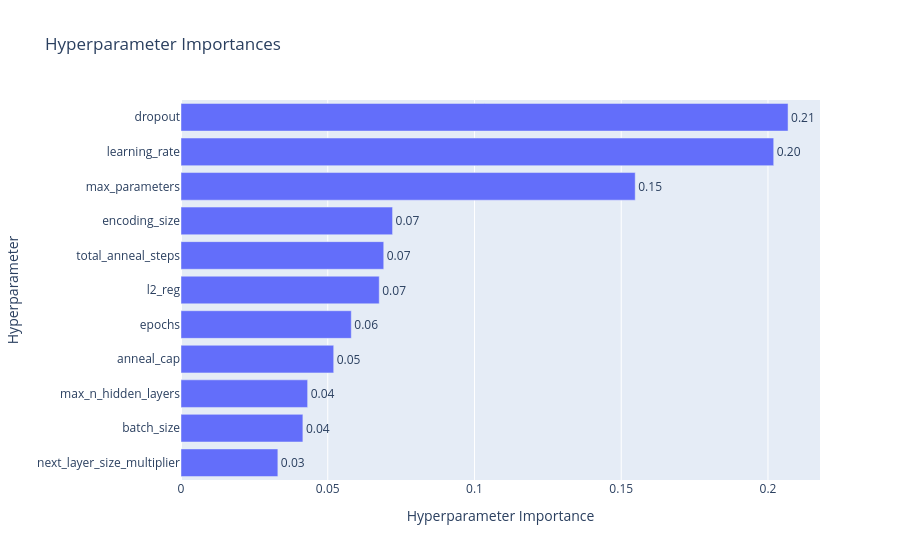

Notebook cell for this chart:
### Code cell
optuna.visualization.plot_param_importances(optuna_study)

### Figure 1 — Plotly figure (JSON) as saved in the notebook; plotly's stock layout.template omitted (floating-point values rounded to 4 significant figures)
{"data": [{"cliponaxis": false, "hovertemplate": ["next_layer_size_multiplier (IntDistribution): 0.033003328340473495<extra></extra>", "batch_size (CategoricalDistribution): 0.04152634739667894<extra></extra>", "max_n_hidden_layers (IntDistribution): 0.04314989245014359<extra></extra>", "anneal_cap (FloatDistribution): 0.052029914428548395<extra></extra>", "epochs (IntDistribution): 0.05802249204721762<extra></extra>", "l2_reg (FloatDistribution): 0.06754460205719111<extra></extra>", "total_anneal_steps (IntDistribution): 0.06907999831712906<extra></extra>", "encoding_size (IntDistribution): 0.0720875337058155<extra></extra>", "max_parameters (IntDistribution): 0.15476440197692842<extra></extra>", "learning_rate (FloatDistribution): 0.20195345638784576<extra></extra>", "dropout (FloatDistribution): 0.20683803289202807<extra></extra>"], "name": "Objective Value", "orientation": "h", "text": ["0.03", "0.04", "0.04", "0.05", "0.06", "0.07", "0.07", "0.07", "0.15", "0.20", "0.21"], "textposition": "outside", "type": "bar", "x": [0.033, 0.04153, 0.04315, 0.05203, 0.05802, 0.06754, 0.06908, 0.07209, 0.1548, 0.202, 0.2068], "y": ["next_layer_size_multiplier", "batch_size", "max_n_hidden_layers", "anneal_cap", "epochs", "l2_reg", "total_anneal_steps", "encoding_size", "max_parameters", "learning_rate", "dropout"]}], "layout": {"title": {"text": "Hyperparameter Importances"}, "xaxis": {"title": {"text": "Hyperparameter Importance"}}, "yaxis": {"title": {"text": "Hyperparameter"}}}}
